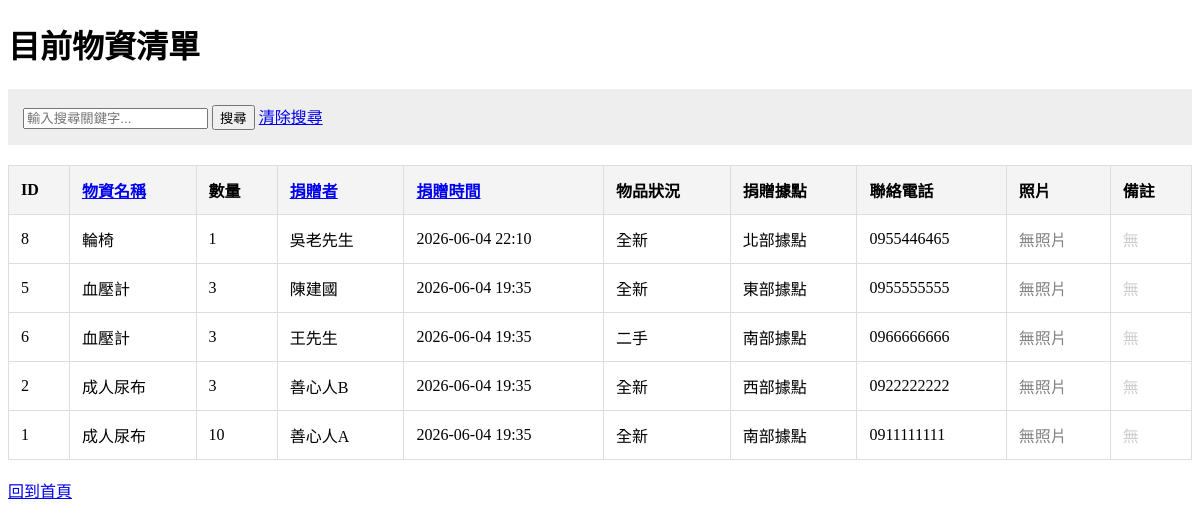
The app's page /donations, older data.
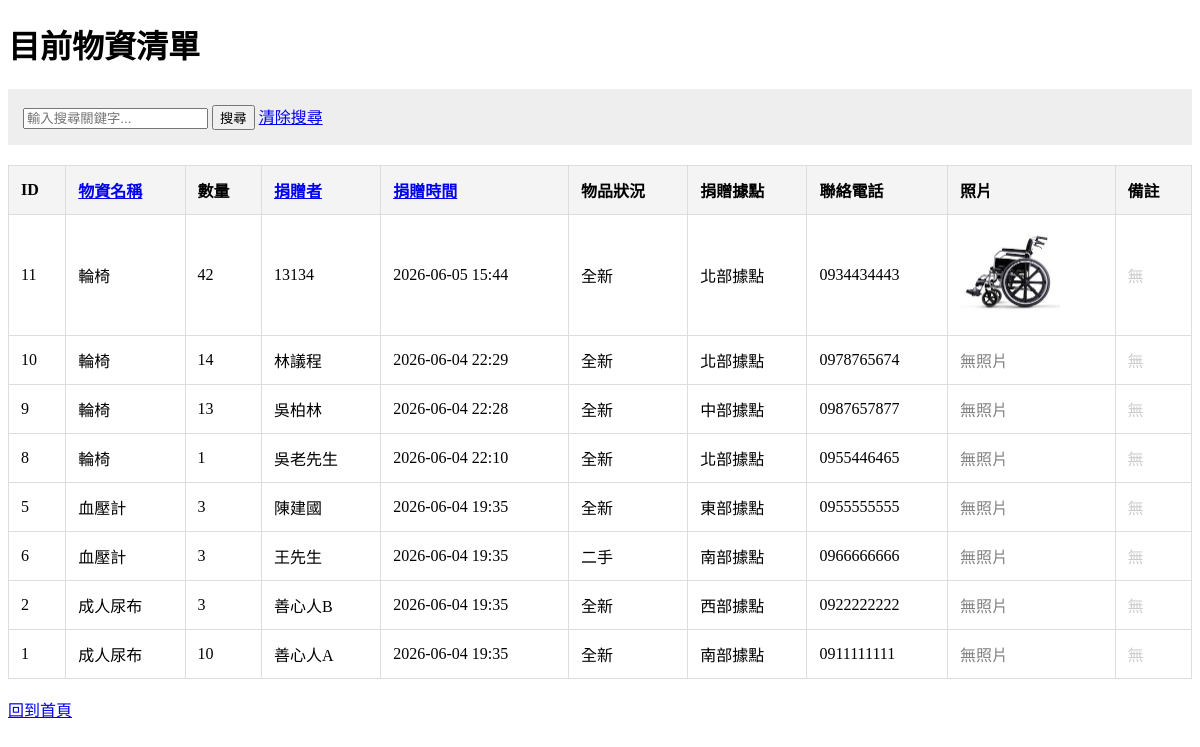
The same page, newer data.
### app.py (models this page shows)
class Donation(db.Model):
    id = db.Column(db.Integer, primary_key=True)
    item_name = db.Column(db.String(100), nullable=False)
    quantity = db.Column(db.Integer, nullable=False)
    donor_name = db.Column(db.String(100), nullable=False)
    condition = db.Column(db.String(10), nullable=False)
    address = db.Column(db.String(200), nullable=False)
    phone = db.Column(db.String(20), nullable=False)
    image_filename = db.Column(db.String(200), nullable=True)
    timestamp = db.Column(db.DateTime, default=datetime.now)

### app.py (the view)
@app.route('/donations')
def list_donations():
    search_query = request.args.get('q', '')
    sort_type = request.args.get('sort', 'timestamp')
    query = Donation.query
    if search_query:
        query = query.filter(
            (Donation.donor_name.contains(search_query)) |
            (Donation.item_name.contains(search_query))
            (Donation.address.contains(search_query))
        )
    if sort_type == 'name':
        items = query.order_by(Donation.donor_name).all()
    elif sort_type == 'item':
        items = query.order_by(Donation.item_name).all()
    else:
        items = query.order_by(Donation.timestamp.desc()).all()
    return render_template('donations.html', items=items, query=search_query, sort=sort_type)

### templates/donations.html (shortened to what this page needs)
<!DOCTYPE html>
<html lang="zh-TW">
<head>
</head>
<body>
    <h1>目前物資清單</h1>
    <div class="search-area">
        <form action="/donations" method="GET">
            <input type="text" name="q" placeholder="輸入搜尋關鍵字..." value="{{ query }}">
            <button type="submit">搜尋</button>
            <a href="/donations">清除搜尋</a>
        </form>
    </div>
    <table>
        <tr>
            <th>ID</th>
            <th><a href="/donations?sort=item&q={{ query }}">物資名稱</a></th>
            <th>數量</th>
            <th><a href="/donations?sort=name&q={{ query }}">捐贈者</a></th>
            <th><a href="/donations?sort=timestamp&q={{ query }}">捐贈時間</a></th>
            <th>物品狀況</th>
            <th>捐贈據點</th>
            <th>聯絡電話</th>
            <th>照片</th>
            <th>備註</th>
        </tr>
        {% for item in items %}
        <tr>
            <td>{{ item.id }}</td>
            <td>{{ item.item_name }}</td>
            <td>{{ item.quantity }}</td>
            <td>{{ item.donor_name }}</td>
            <td>{{ item.timestamp.strftime('%Y-%m-%d %H:%M') }}</td>
            <td>{{ item.condition }}</td>
            <td>{{ item.address }}</td>
            <td>{{ item.phone }}</td>
            <td>
                {% if item.image_filename %}
                    <img src="{{ url_for('static', filename='uploads/' + item.image_filename) }}" alt="物資照片" style="max-width: 100px; max-height: 100px;">
                {% else %}
                    <span style="color: gray;">無照片</span>
                {% endif %}
            </td>
            <td>
                {% if item.remarks %}
                    {{ item.remarks }}
                {% else %}
                    <span style="color: #ccc;">無</span>
                {% endif %}
            </td>
        </tr>
        {% else %}
        <tr>
            <td colspan="10" style="text-align:center;">目前沒有找到符合的物資紀錄</td>
        </tr>
        {% endfor %}
    </table>
    <br>
    <a href="/">回到首頁</a>
</body>
</html>

### templates/donations.html (style rules this page uses)
table { width: 100%; border-collapse: collapse; margin-top: 20px; }
th, td { border: 1px solid #ddd; padding: 12px; text-align: left; }
th { background-color: #f4f4f4; }
.search-area { margin-bottom: 20px; padding: 15px; background: #eee; }

Row changes from the older to the newer data that the page shows:
added Donation: id "11", item_name "輪椅", quantity "42", donor_name "13134", timestamp "2026-06-05 15:44", condition "全新", address "北部據點", phone "0934434443", image_filename (picture)
added Donation: id "10", item_name "輪椅", quantity "14", donor_name "林議程", timestamp "2026-06-04 22:29", condition "全新", address "北部據點", phone "0978765674", shows "無照片"
added Donation: id "9", item_name "輪椅", quantity "13", donor_name "吳柏林", timestamp "2026-06-04 22:28", condition "全新", address "中部據點", phone "0987657877", shows "無照片"
